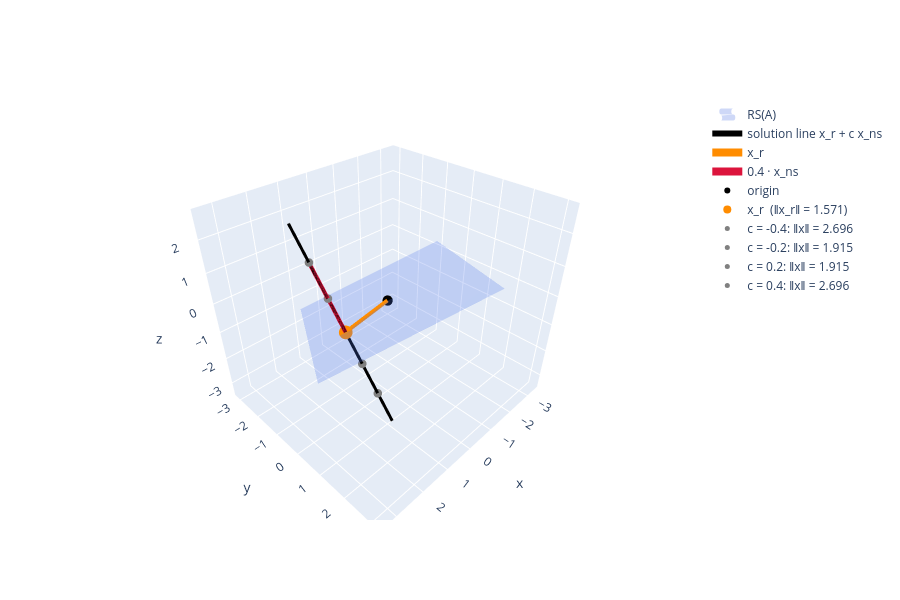

Write notebook code for a chart like this one.
### Code cell
cs = np.linspace(-0.6, 0.6, 2)
sol_line = x_r[:, None] + np.outer(x_ns, cs)
_, _, Vt = np.linalg.svd(A)
g = np.linspace(-2.5, 2.5, 2)
G1, G2 = np.meshgrid(g, g)
RS = Vt[[0]].T * G1.ravel() + Vt[[1]].T * G2.ravel()                    # row-space plane
o = np.zeros(3)
samples = [x_r + c * x_ns for c in [-0.4, -0.2, 0.2, 0.4]]

fig = go.Figure([
    go.Surface(x=RS[0].reshape(2, 2), y=RS[1].reshape(2, 2), z=RS[2].reshape(2, 2), opacity=0.25,
               colorscale=[[0, "royalblue"], [1, "royalblue"]], showscale=False, name="RS(A)", showlegend=True),
    line3d(sol_line, "black", "solution line x_r + c x_ns", width=6),
    line3d(np.column_stack([o, x_r]), "darkorange", "x_r", width=8),
    line3d(np.column_stack([x_r, x_r + 0.4 * x_ns]), "crimson", "0.4 · x_ns", width=8),
    point3d(o, "black", "origin"),
    point3d(x_r, "darkorange", f"x_r  (‖x_r‖ = {np.linalg.norm(x_r):.3f})", 8),
] + [point3d(p, "gray", f"c = {c}: ‖x‖ = {np.linalg.norm(p):.3f}", 5)
     for c, p in zip([-0.4, -0.2, 0.2, 0.4], samples)])
fig.update_layout(scene=dict(aspectmode="data"), height=600)
fig.show()

### Figure 1 — Plotly figure (JSON) as saved in the notebook; plotly's stock layout.template omitted (floating-point values rounded to 4 significant figures)
{"data": [{"colorscale": [[0, "royalblue"], [1, "royalblue"]], "name": "RS(A)", "opacity": 0.25, "showlegend": true, "showscale": false, "type": "surface", "x": [[3.365, 0.8706], [-0.8706, -3.365]], "y": [[1.054, -3.118], [3.118, -1.054]], "z": [[-0.2514, -1.421], [1.421, 0.2514]]}, {"line": {"color": "black", "width": 6}, "mode": "lines", "name": "solution line x_r + c x_ns", "type": "scatter3d", "x": [0.9333, 2.133], "y": [1.133, -1.267], "z": [-3.333, 2.667]}, {"line": {"color": "darkorange", "width": 8}, "mode": "lines", "name": "x_r", "type": "scatter3d", "x": [0.0, 1.533], "y": [0.0, -0.06667], "z": [0.0, -0.3333]}, {"line": {"color": "crimson", "width": 8}, "mode": "lines", "name": "0.4 · x_ns", "type": "scatter3d", "x": [1.533, 1.933], "y": [-0.06667, -0.8667], "z": [-0.3333, 1.667]}, {"marker": {"color": "black", "size": 6}, "mode": "markers", "name": "origin", "type": "scatter3d", "x": [0], "y": [0], "z": [0]}, {"marker": {"color": "darkorange", "size": 8}, "mode": "markers", "name": "x_r  (‖x_r‖ = 1.571)", "type": "scatter3d", "x": [1.533], "y": [-0.06667], "z": [-0.3333]}, {"marker": {"color": "gray", "size": 5}, "mode": "markers", "name": "c = -0.4: ‖x‖ = 2.696", "type": "scatter3d", "x": [1.133], "y": [0.7333], "z": [-2.333]}, {"marker": {"color": "gray", "size": 5}, "mode": "markers", "name": "c = -0.2: ‖x‖ = 1.915", "type": "scatter3d", "x": [1.333], "y": [0.3333], "z": [-1.333]}, {"marker": {"color": "gray", "size": 5}, "mode": "markers", "name": "c = 0.2: ‖x‖ = 1.915", "type": "scatter3d", "x": [1.733], "y": [-0.4667], "z": [0.6667]}, {"marker": {"color": "gray", "size": 5}, "mode": "markers", "name": "c = 0.4: ‖x‖ = 2.696", "type": "scatter3d", "x": [1.933], "y": [-0.8667], "z": [1.667]}], "layout": {"height": 600, "scene": {"aspectmode": "data"}}}
